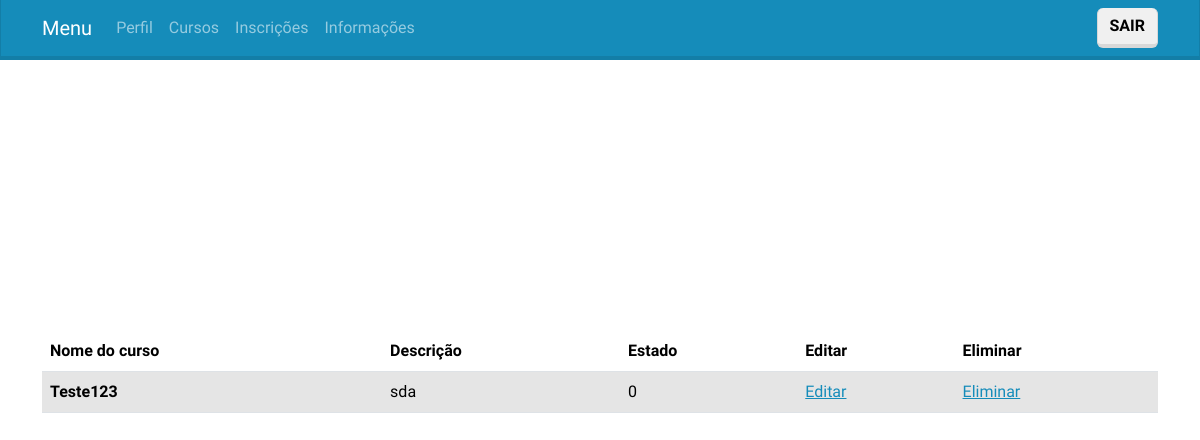
The app's page /paginas/inscricoes.php (signed in) with its own data.
### tables this page shows
CREATE TABLE `inscricao` (
  `id_utilizador` int(40) NOT NULL,
  `id_curso` int(40) NOT NULL,
  `descricao` varchar(200) NOT NULL,
  `estado` int(1) NOT NULL DEFAULT 0
);

CREATE TABLE `curso` (
  `id_curso` int(40) NOT NULL,
  `nome` varchar(100) NOT NULL,
  `descricao` varchar(100) NOT NULL,
  `vagas` int(40) NOT NULL,
  `vagas_preenchidas` int(40) NOT NULL,
  `data_inicio` date NOT NULL,
  `data_fim` date NOT NULL,
  `metodo_selecao` varchar(100) NOT NULL
);

### paginas/inscricoes.php (the view, shortened to what this page needs)
<!DOCTYPE html>
<?php include 'cabecalho.php'; include '../basedados/basedados.h';?>
<?php if (isset($_SESSION['tipo_utilizador']) && $_SESSION['tipo_utilizador'] == 1) : ?>
<?php  $sql = "SELECT c.nome, i.descricao, i.estado,i.id_curso, i.id_utilizador
                FROM inscricao i INNER JOIN curso c
                ON i.id_curso = c.id_curso
                WHERE i.id_utilizador = '{$_SESSION['id_utilizador']}'";
        $result = mysqli_query($conn, $sql);?>
<html lang="pt">
<head>
    <link rel="stylesheet" href="bootstrap.css">
</head>
<body>
            <div class="container d-flex justify-content-center align-items-center" style="height: 80vh;">
                <table class="table table-hover">
                    <thead>
                        <tr>
                            <th scope="col">Nome do curso</th>
                            <th scope="col">Descrição</th>
                            <th scope="col">Estado</th>
                            <th scope="col">Editar</th>
                            <th scope="col">Eliminar</th>
                        </tr>
                    </thead>
                    <tbody>
                        <?php
                        while ($row = mysqli_fetch_assoc($result)) {
                            ?>
                            <tr class="table-active">
                                <th scope="row"><?php echo $row['nome']; ?></th>
                                <td><?php echo $row['descricao']; ?></td>
                                <td><?php echo $row['estado']; ?></td>
                                <td> <a href="editarInscricaoformulario.php?id=<?php echo $row['id_utilizador']; ?>&id_curso=<?php echo $row['id_curso']; ?>">Editar</a></td>
                                <td> <a href="eliminarInscricao.php?id=<?php echo $row['id_utilizador']; ?>&id_curso=<?php echo $row['id_curso']; ?>">Eliminar</a></td>
                            </tr>
                            <?php
                        }
                        ?>
                    </tbody>
                </table>
            </div>
        </body>
</html>
<?php else: header("Location:Erro.php");?>
<?php endif ?>

### records on screen
inscricao: id_curso.nome "Teste123", descricao "sda", estado "0"
